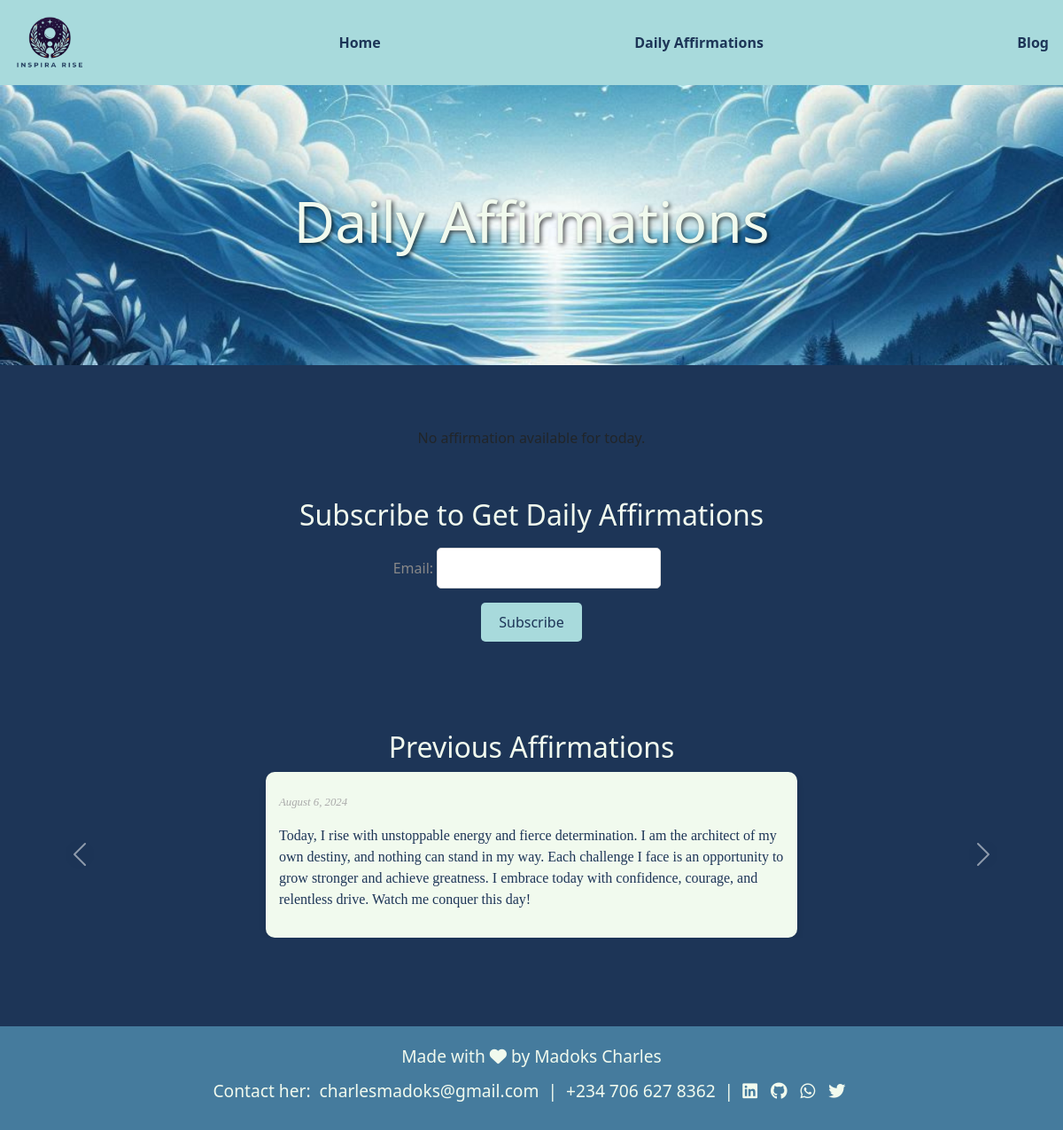
The page /daily-affirmations/ on the database as committed earlier.
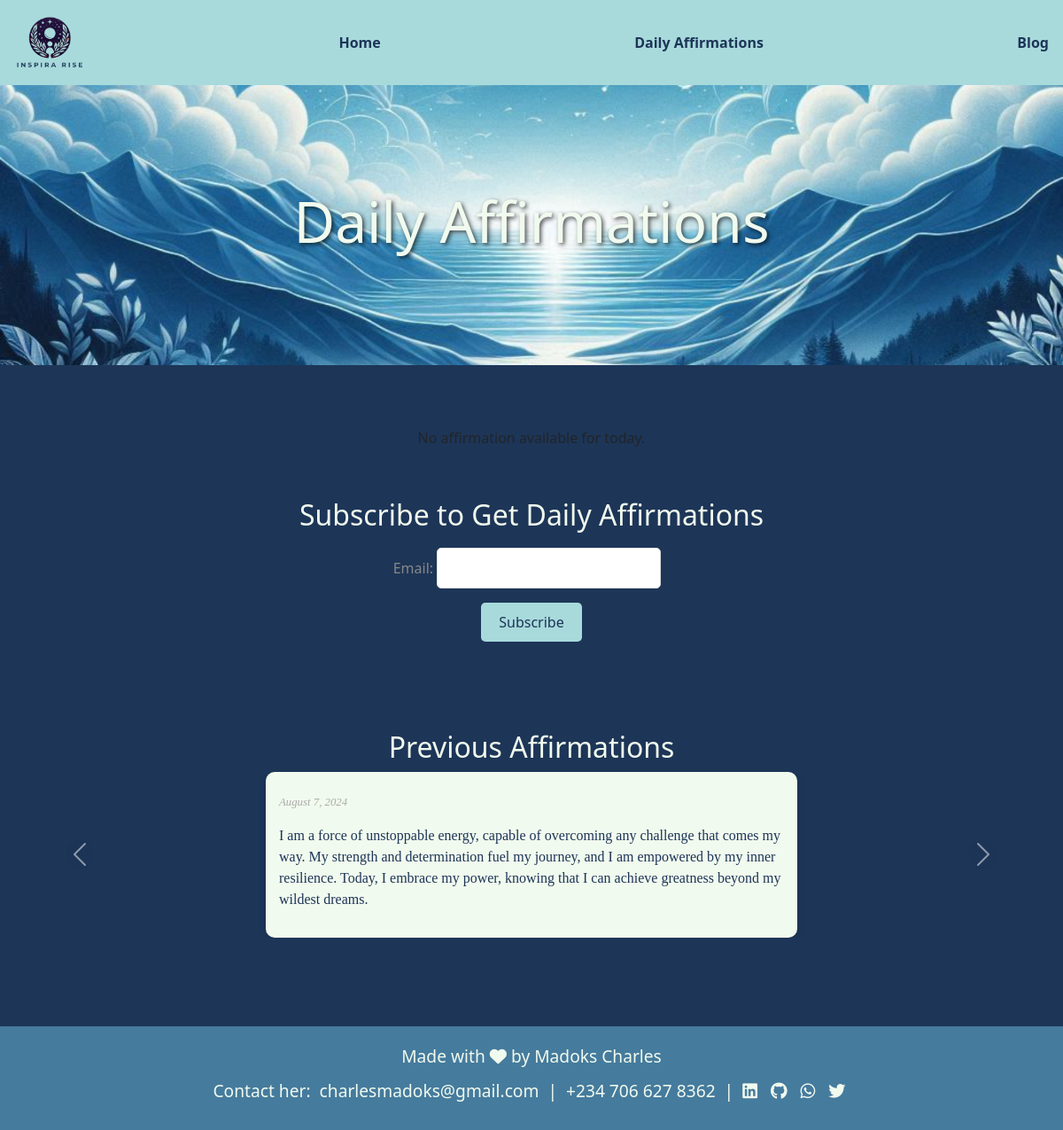
The same page on the database as committed later.
### quotes/models.py (models this page shows, shortened)
class DailyAffirmation(models.Model):
    text = models.TextField()
    created_at = models.DateTimeField(default=timezone.now)

### quotes/views.py (the view)
# urls.py: path('daily-affirmations/', daily_affirmations, name='daily_affirmations'),
def daily_affirmations(request):
    today = timezone.now().date()
    current_affirmation = DailyAffirmation.objects.filter(created_at__date=today).first()
    if request.method == "POST":
        subscription_form = SubscriptionForm(request.POST)
        if subscription_form.is_valid():
            subscription_form.save()
            return redirect('subscription_success')  # Redirects to a success page after subscribing
    else:
        subscription_form = SubscriptionForm()
    previous_affirmations = DailyAffirmation.objects.filter(created_at__date__lt=today).order_by('-created_at')
    context = {
        'subscription_form': subscription_form,
        'current_affirmation': current_affirmation,
        'previous_affirmations': previous_affirmations,
    }
    return render(request, 'quotes/daily_affirmations.html', context)

### quotes/forms.py
class SubscriptionForm(forms.ModelForm):
    class Meta:
        model = Subscriber
        fields = ['email']

### quotes/templates/quotes/daily_affirmations.html (shortened to what this page needs)
{% extends 'base.html' %}
{% load static %}
{% block content %}
<div class="blog-cover">
    <img src="{% static 'quotes/images/pic4.png' %}" alt="Daily Affirmations" class="cover-image">
    <div class="cover-text">
        <h1>Daily Affirmations</h1>
    </div>
</div>
<div class="affirmations-container">
    {% if current_affirmation %}
        <div class="affirmation">
            <img src="{% static 'quotes/images/pic1.png' %}" alt="InspiraRise Daily Affirmations" class="logo">
            <p class="date">{{ current_affirmation.created_at|date:"F j, Y" }}</p>
            <p>{{ current_affirmation.text }}</p>
        </div>
    {% else %}
        <p>No affirmation available for today.</p>
    {% endif %}
</div>
<div class="subscription-container">
    <h2>Subscribe to Get Daily Affirmations</h2>
    <form method="post" action="{% url 'daily_affirmations' %}">
        {{ subscription_form.as_p }}
        <button type="submit">Subscribe</button>
    </form>
</div>
<div class="previous-affirmations-carousel">
    <h2>Previous Affirmations</h2>
    {% if previous_affirmations %}
        <div id="carouselExampleIndicators" class="carousel slide" data-bs-ride="carousel">
            <div class="carousel-inner">
                {% for affirmation in previous_affirmations %}
                    <div class="carousel-item {% if forloop.first %}active{% endif %}">
                        <div class="affirmation">
                            <p class="date">{{ affirmation.created_at|date:"F j, Y" }}</p>
                            <p>{{ affirmation.text }}</p>
                        </div>
                    </div>
                {% endfor %}
            </div>
            <button class="carousel-control-prev" type="button" data-bs-target="#carouselExampleIndicators" data-bs-slide="prev">
                <span class="carousel-control-prev-icon" aria-hidden="true"></span>
            </button>
            <button class="carousel-control-next" type="button" data-bs-target="#carouselExampleIndicators" data-bs-slide="next">
                <span class="carousel-control-next-icon" aria-hidden="true"></span>
            </button>
        </div>
    {% else %}
        <p>No previous affirmations available.</p>
    {% endif %}
</div>
{% endblock %}

### quotes/templates/base.html (shortened to what this page needs)
<!DOCTYPE html>
<html lang="en">
<head>
    {% load static %}
    <link rel="stylesheet" href="{% static 'quotes/css/styles.css' %}">
    <link rel="stylesheet" href="https://cdnjs.cloudflare.com/ajax/libs/font-awesome/6.0.0-beta3/css/all.min.css">
    <link href="https://cdn.jsdelivr.net/npm/bootstrap@5.3.0/dist/css/bootstrap.min.css" rel="stylesheet">
</head>
<body>
    <nav>
        <div class="navbar">
            <a href="{% url 'home' %}">
                <img src="{% static 'quotes/images/logo.png' %}" alt="InspiraRise Logo" class="logo">
            </a>
            <a href="{% url 'home' %}">Home</a>
            <a href="{% url 'daily_affirmations' %}">Daily Affirmations</a>
            <a href="{% url 'blog' %}">Blog</a>
        </div>
    </nav>
    {% block content %}
    {% endblock content %}
    <footer class="footer">
        <div class="footer-content">
            <p class="footer-text">Made with <span class="heart-icon"><i class="fa-solid fa-heart"></i></span> by Madoks Charles</p>
            <p class="footer-contact">Contact her:
                <a href="mailto:charlesmadoks@gmail.com">charlesmadoks@gmail.com</a> |
                <a href="tel:+2347066278362">+234 706 627 8362</a> | <a href="https://www.linkedin.com/in/madokscharles/" target="_blank" class="social-icon linkedin"><i class="fa-brands fa-linkedin"></i></a>
                <a href="https://github.com/madokscharles" target="_blank" class="social-icon github"><i class="fa-brands fa-github"></i></a>
                <a href="https://wa.me/2347066278362" target="_blank" class="social-icon whatsapp"><i class="fa-brands fa-whatsapp"></i></a>
                <a href="https://x.com/madokscharles" target="_blank" class="social-icon twitter"><i class="fa-brands fa-twitter"></i></a>
            </p>
        </div>
    </footer>
</body>
</html>

### quotes/static/quotes/css/styles.css (style rules this page uses)
:root { --primary-color: #A8DADC; --secondary-color: #F1FAEE; --accent-color: #457B9D; --background-color: #1D3557; }
body { background-color: var(--background-color) !important; font-family: Arial, sans-serif; color: var(--secondary-color); margin: 0; padding: 0; }
.navbar { background-color: var(--primary-color); color: var(--background-color); display: flex; align-items: center; justify-content: space-between; }
.navbar .logo { font-weight: bold; font-size: 1.5rem; }
.navbar a { color: var(--background-color); margin: 0 1rem; text-decoration: none; font-weight: bold; }
.logo { height: 80px; }
h1, h2 { color: var(--secondary-color) !important; }
.affirmations-container { display: flex; flex-direction: column; align-items: center; text-align: center; padding: 20px; }
.affirmation { background-color: var(--secondary-color); color: var(--background-color); border-radius: 10px; padding: 15px; margin: 10px 0; box-shadow: 0 4px 8px rgba(0, 0, 0, 0.1); max-width: 600px; width: 100%; font-family: 'Playfair Display', serif; font-size: 1.5rem; }
.date { font-size: 0.8em; color: #888; }
.subscription-container { margin-top: 20px; text-align: center; }
.subscription-container form { display: inline-block; margin-top: 10px; color: #888; }
.subscription-container input[type="email"] { padding: 10px; border-radius: 5px; border: 1px solid #ddd; margin-right: 10px; }
.subscription-container button { padding: 10px 20px; border-radius: 5px; border: none; background-color: var(--primary-color); color: var(--background-color); cursor: pointer; }
.previous-affirmations-carousel { margin-top: 100px; }
.previous-affirmations-carousel .affirmation { font-size: 1rem; }
.previous-affirmations-carousel h2 { align-items: center; text-align: center; }
.carousel-item .affirmation { margin: 0 auto; }
.carousel-control-prev-icon, .carousel-control-next-icon { background-color: var(--background-color); border-radius: 50%; }
.blog-cover { position: relative; text-align: center; color: white; margin-bottom: 50px; }
.cover-image { width: 100%; height: auto; display: block; }
.cover-text { position: absolute; top: 50%; left: 50%; transform: translate(-50%, -50%); }
.cover-text h1 { font-size: 4rem; text-shadow: 2px 2px 5px rgba(0, 0, 0, 0.7); }
.date { display: block; margin-top: 10px; font-style: italic; color: #aaa; }
.footer { background-color: var(--accent-color); color: var(--secondary-color); padding: 20px; margin-top: 100px; text-align: center; position: relative; bottom: 0; width: 100%; }
.footer-content { max-width: 800px; margin: 0 auto; }
.footer-text { font-size: 1.2rem; margin: 0; }
.heart-icon { color: #F1FAEE; }
.footer-contact { margin: 10px 0; font-size: 1.2rem; }
.footer-contact a { text-decoration: none; color: #F1FAEE; transition: color 0.3s; margin: 0 5px; }
.social-icon { text-decoration: none; color: #F1FAEE; font-size: 1.2rem; margin: 0 10px; transition: color 0.3s; }
html, body { height: 100%; margin: 0; }
body { display: flex; flex-direction: column; }
footer { margin-top: auto; }

Rows that differ between the two databases and show on the page:
no longer on this page (row unchanged): DailyAffirmation: created_at "August 6, 2024", text "Today, I rise with unstoppable energy and fierce determination. I am the architect of my own destiny, and nothing can stand in my way. Each challenge I face is an opportunity to grow stronger and achieve greatness. I embrace today with confidence, courage, and relentless drive. Watch me conquer this day!"
added DailyAffirmation: created_at "August 7, 2024", text "I am a force of unstoppable energy, capable of overcoming any challenge that comes my way. My strength and determination fuel my journey, and I am empowered by my inner resilience. Today, I embrace my power, knowing that I can achieve greatness beyond my wildest dreams."
